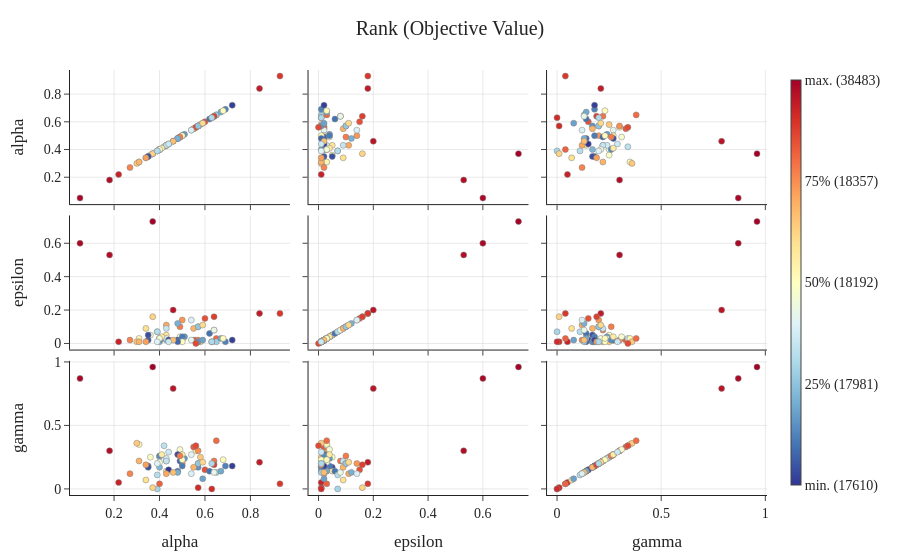

Notebook code for this chart:
### Markdown cell above
## Rank Plot

### Code cell
if study is not None:
    fig_rank = apply_latex_style(plot_rank(study))
    generated_figures.append(("07_rank", fig_rank))
    fig_rank.show()
else:
    print("Rank plots are available only for Optuna studies.")
